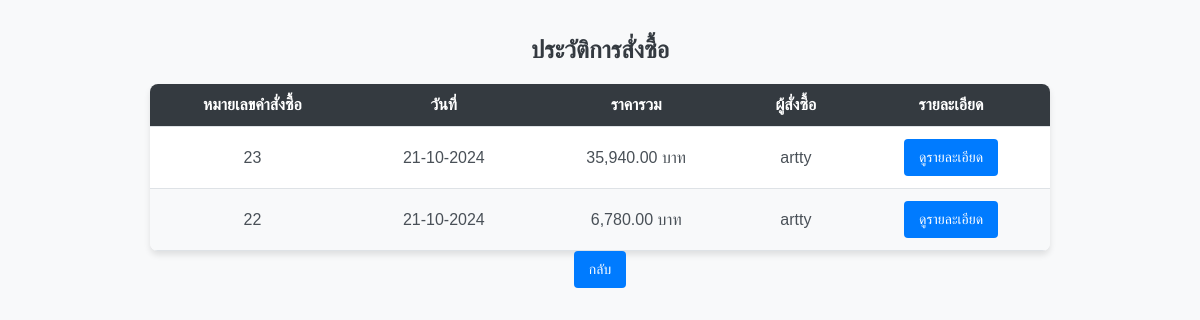
/orderhistory.php (signed in), run on the app's committed database.
### tables this page shows
CREATE TABLE `orders` (
  `oid` int(7) UNSIGNED ZEROFILL NOT NULL,
  `ototal` int(7) NOT NULL,
  `odate` datetime NOT NULL,
  `u_id` int(7) NOT NULL,
  `username` varchar(255) NOT NULL,
  `address` text NOT NULL
);

CREATE TABLE `userdb` (
  `u_id` int(255) NOT NULL,
  `username` varchar(50) NOT NULL,
  `Email` varchar(100) NOT NULL,
  `Age` int(11) NOT NULL,
  `password` varchar(255) NOT NULL,
  `user_type` enum('user','admin') DEFAULT 'user'
);

### orderhistory.php (the view, shortened to what this page needs)
<?php
include_once("connectdb.php");
$username = $_SESSION['username'];
$sql_user_check = "SELECT u_id, user_type FROM userdb WHERE username = ?";
$stmt_user_check = $conn->prepare($sql_user_check);
$stmt_user_check->bind_param("s", $username);
$stmt_user_check->execute();
$result_user_check = $stmt_user_check->get_result();
if ($result_user_check->num_rows == 0) {
    die("User not found in the system.");
} else {
    $user_data = $result_user_check->fetch_assoc();
    $u_id = $user_data['u_id'];
    $is_admin = ($user_data['user_type'] == 'admin');
}
if ($is_admin) {
    $sql_orders = "SELECT o.oid, o.odate, o.ototal, u.username FROM orders AS o JOIN userdb AS u ON o.u_id = u.u_id ORDER BY o.oid DESC";
} else {
    $sql_orders = "SELECT o.oid, o.odate, o.ototal FROM orders AS o WHERE o.u_id = ? ORDER BY o.oid DESC";
}
$stmt_orders = $conn->prepare($sql_orders);
if ($is_admin) {
    $stmt_orders->execute();
} else {
    $stmt_orders->bind_param("i", $u_id);
    $stmt_orders->execute();
}
$rs_orders = $stmt_orders->get_result();
?>
<!doctype html>
<html lang="th">
<head>
</head>
<body>
<h1>ประวัติการสั่งซื้อ</h1>
<table>
    <thead>
        <tr>
            <th>หมายเลขคำสั่งซื้อ</th>
            <th>วันที่</th>
            <th>ราคารวม</th>
            <?php if ($is_admin): ?>
                <th>ผู้สั่งซื้อ</th>
            <?php endif; ?>
            <th>รายละเอียด</th>
        </tr>
    </thead>
    <tbody>
        <?php if ($rs_orders->num_rows > 0): ?>
            <?php while ($order = $rs_orders->fetch_assoc()): ?>
                <tr>
                    <td><?php echo htmlspecialchars($order['oid']); ?></td>
                    <td><?php echo date('d-m-Y', strtotime($order['odate'])); ?></td>
                    <td><?php echo number_format($order['ototal'], 2); ?> บาท</td>
                    <?php if ($is_admin): ?>
                        <td><?php echo htmlspecialchars($order['username']); ?></td>
                    <?php endif; ?>
                    <td>
                        <a href="orderdetailadmin.php?a=<?php echo $order['oid']; ?>" class="btn">ดูรายละเอียด</a>
                    </td>
                </tr>
            <?php endwhile; ?>
        <?php else: ?>
            <tr>
                <td colspan="<?php echo $is_admin ? '4' : '3'; ?>" class="no-data">ไม่มีประวัติการสั่งซื้อ</td>
            </tr>
        <?php endif; ?>
    </tbody>
</table>
<div style="text-align: center;">
    <a href="home2.php" class="btn">กลับ</a>
</div>
</body>
</html>

### orderhistory.php (style rules this page uses)
body { font-family: 'Prompt', sans-serif; background-color: #f8f9fa; margin: 0; padding: 20px; }
h1 { color: #343a40; text-align: center; margin-bottom: 20px; font-size: 24px; }
table { width: 100%; max-width: 900px; margin: 0 auto; border-collapse: collapse; background-color: #fff; border-radius: 8px; overflow: hidden; box-shadow: 0 4px 6px rgba(0, 0, 0, 0.1); }
th, td { padding: 12px 15px; text-align: center; border-bottom: 1px solid #dee2e6; }
th { background-color: #343a40; color: #fff; font-weight: 600; }
td { color: #495057; }
tr:nth-child(even) { background-color: #f8f9fa; }
.btn { display: inline-block; padding: 10px 15px; font-size: 14px; color: #fff; background-color: #007bff; border: none; border-radius: 4px; text-decoration: none; cursor: pointer; }

### data on the page
orders: oid "23", odate "21-10-2024", ototal "35,940.00", u.username "artty"
orders: oid "22", odate "21-10-2024", ototal "6,780.00", u.username "artty"
